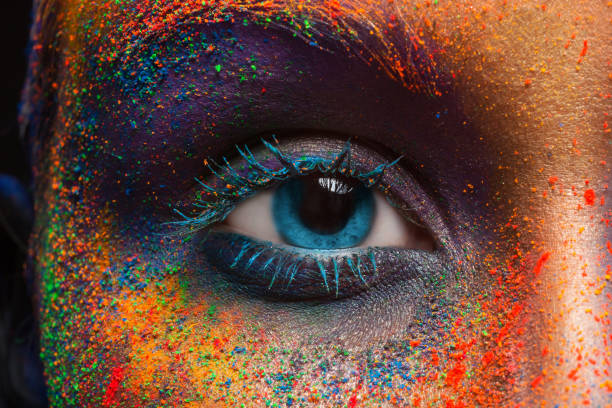
#> input picture OpenCV_Tut/New folder/eye.jpg, 612 x 408 px
$ python 1.py
#> lines starting #> are read from the running program, lines starting #| are printed output that depends on the picture
import cv2


#Reading an image

img = cv2.imread('New folder/eye.jpg', -1)
#> img is the input picture: shape (408, 612, 3); mean B, G, R 59.2, 72.5, 105.7

# imread_color = -1
# imread_grayscale = 0
# imread_unchanged  = 1


#Showing/Displaying images

cv2.imshow('EYE', img)
cv2.waitKey(0)
cv2.destroyAllWindows()

#resize

img = cv2.resize(img, (1200, 1000))
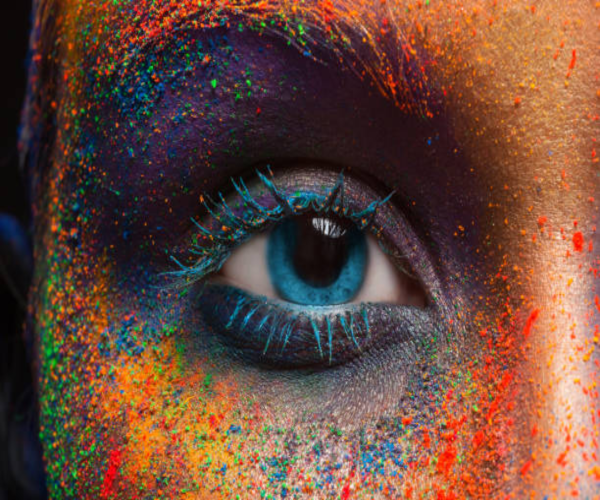
#> img: shape (1000, 1200, 3) (shown at 1/2 size); mean B, G, R 59.1, 72.4, 105.6
img1 = img
img = cv2.resize(img, (0, 0), fx = 1.1, fy = 0.05)
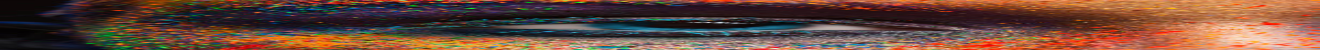
#> img: shape (50, 1320, 3); mean B, G, R 58.8, 72.1, 105.5
cv2.imshow('Eye', img)
cv2.imshow('Eye1', img1)
cv2.waitKey(0)
cv2.destroyAllWindows()

#ROTATE

#(size adjustment and loading)
img2 = cv2.imread('New folder/elephant.jpg', 1)
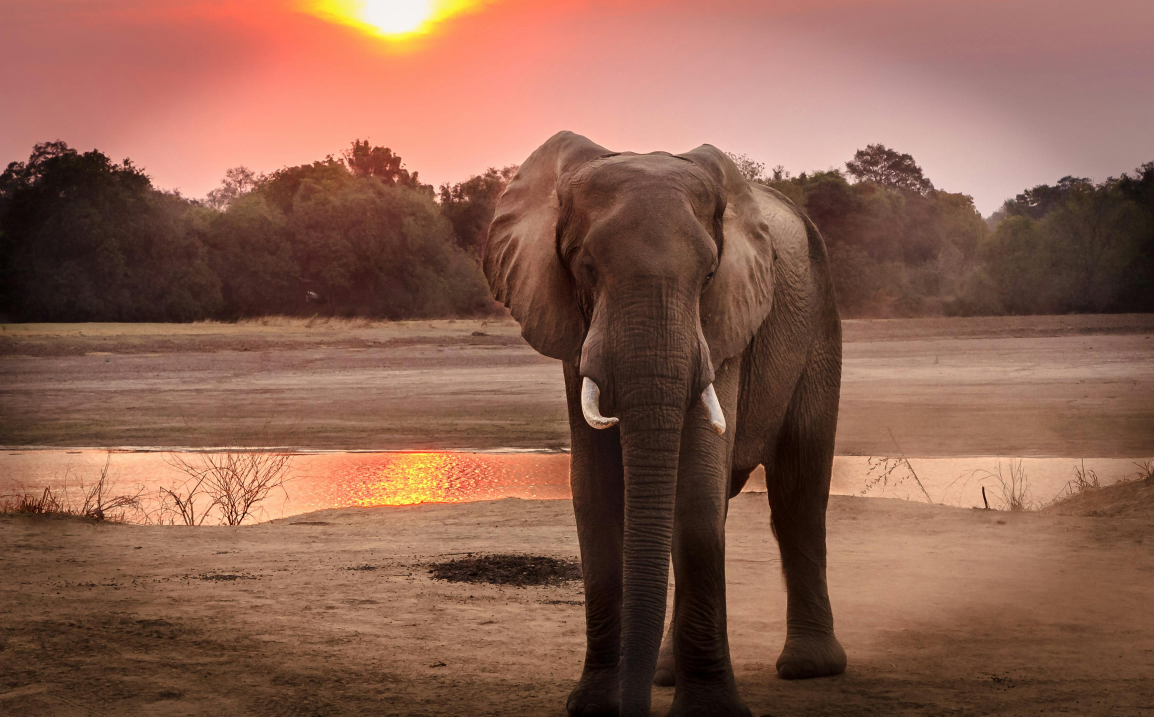
#> input picture OpenCV_Tut/New folder/elephant.jpg, 3461 x 2150 px (shown at 1/3 size)
#> img2 is the input picture: shape (2150, 3461, 3); mean B, G, R 79.5, 96.7, 140
img2 = cv2.resize(img2, (1000, 1000))
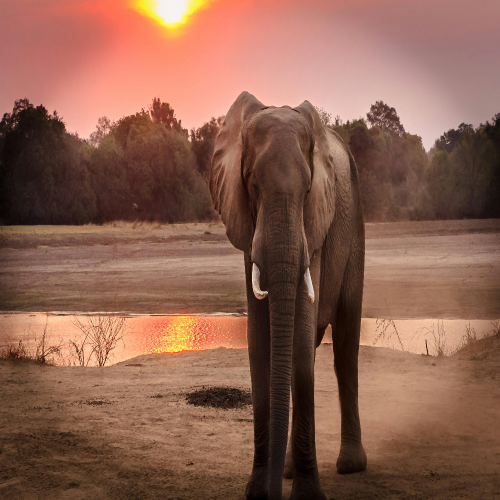
#> img2: shape (1000, 1000, 3) (shown at 1/2 size); mean B, G, R 79.4, 96.6, 139.9
cv2.imshow('original', img2)
cv2.waitKey(0)
cv2.destroyAllWindows()

img2 = cv2.rotate(img2, cv2.ROTATE_90_CLOCKWISE)
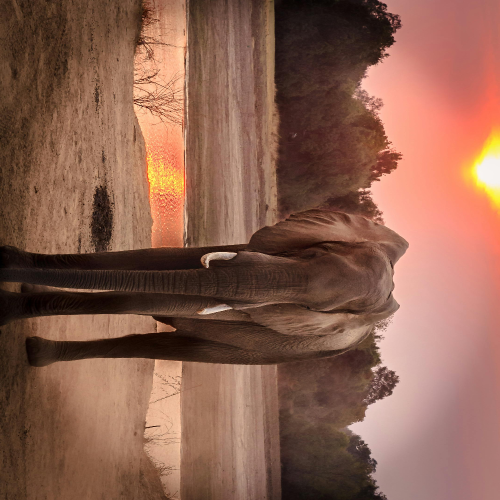
#> img2: shape (1000, 1000, 3) (shown at 1/2 size); mean B, G, R 79.4, 96.6, 139.9
cv2.imshow('EleRotated', img2)
cv2.waitKey(0)
cv2.destroyAllWindows()

#Write / save a image

cv2.imwrite('New folder/new_elephant.png', img2)
